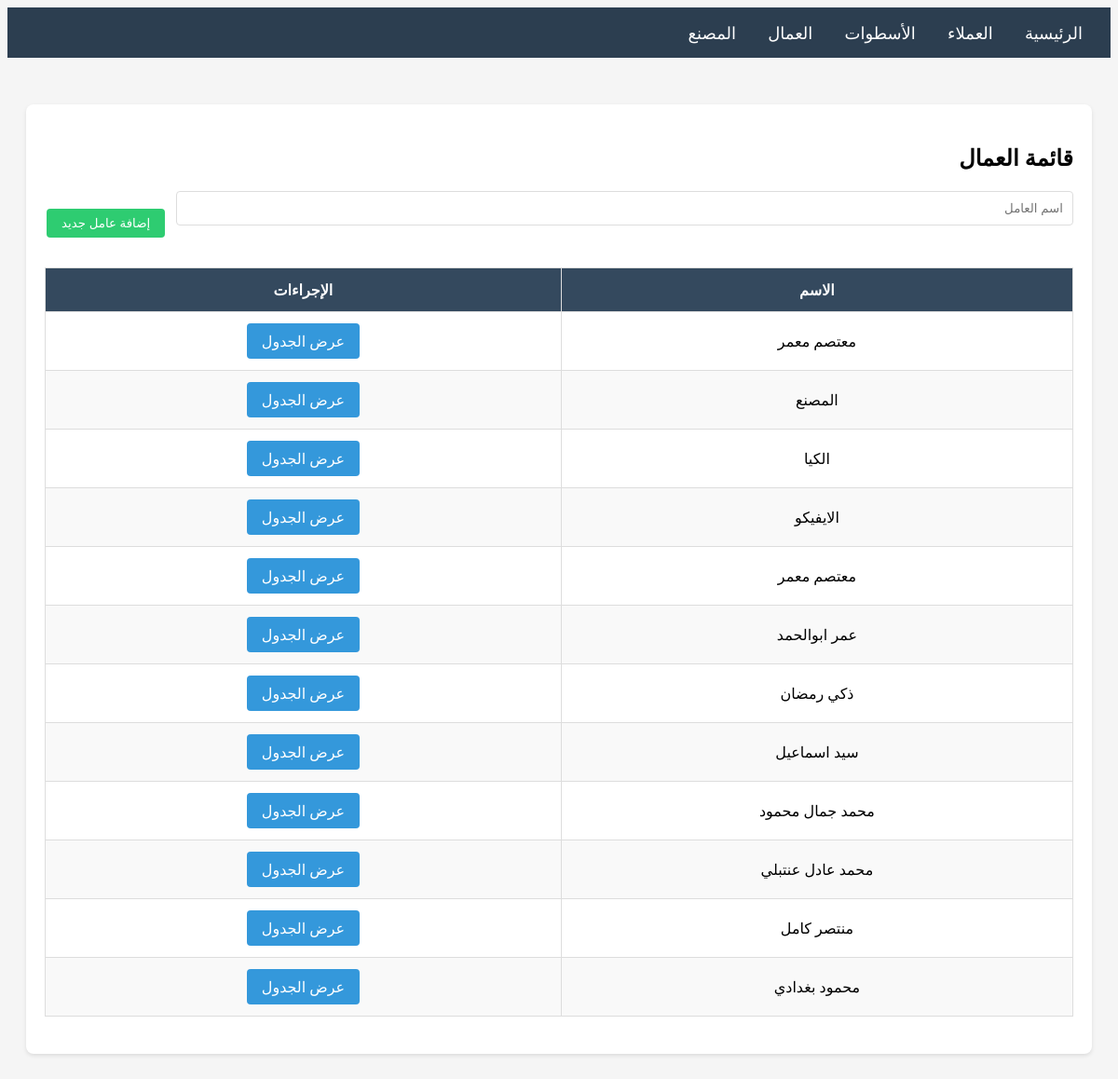
Page /workers/ on the committed database.
### main/models.py (models this page shows, shortened)
class Worker(models.Model):
    name = models.CharField(max_length=200, verbose_name='اسم العامل')
    created_at = models.DateTimeField(auto_now_add=True)
    class Meta:
        verbose_name = 'عامل'
        verbose_name_plural = 'العمال'
        ordering = ['-created_at']

### main/views.py (the view)
# urls.py: path('workers/', views.worker_list, name='worker_list'),
def worker_list(request):
    workers = Worker.objects.all()
    if request.method == 'POST':
        form = WorkerForm(request.POST)
        if form.is_valid():
            form.save()
            messages.success(request, 'تم إضافة العامل بنجاح')
            return redirect('worker_list')
    else:
        form = WorkerForm()
    return render(request, 'main/worker_list.html', {'workers': workers, 'form': form})

### main/forms.py
class WorkerForm(forms.ModelForm):
    class Meta:
        model = Worker
        fields = ['name']
        widgets = {
            'name': forms.TextInput(attrs={'class': 'form-control', 'placeholder': 'اسم العامل'}),
        }

### main/templates/main/worker_list.html (shortened to what this page needs)
{% extends 'main/base.html' %}
{% block content %}
<div class="card">
    <h2>قائمة العمال</h2>
    <form method="POST" style="margin-bottom: 30px;">
        <div style="display: flex; gap: 10px; align-items: end;">
            <div class="form-group" style="flex: 1;">
                {{ form.name }}
            </div>
            <button type="submit" class="btn btn-success">إضافة عامل جديد</button>
        </div>
    </form>
    <div class="table-container">
        <table>
            <thead>
                <tr>
                    <th>الاسم</th>
                    <th>الإجراءات</th>
                </tr>
            </thead>
            <tbody>
                {% for worker in workers %}
                <tr>
                    <td>{{ worker.name }}</td>
                    <td>
                        <a href="{% url 'worker_detail' worker.pk %}" class="btn btn-primary">عرض الجدول</a>
                    </td>
                </tr>
                {% empty %}
                <tr>
                    <td colspan="2" style="text-align: center;">لا يوجد عمال حالياً</td>
                </tr>
                {% endfor %}
            </tbody>
        </table>
    </div>
</div>
{% endblock %}

### static/css/style.css (style rules this page uses)
body { direction: rtl; text-align: right; font-family: 'Segoe UI', Tahoma, Geneva, Verdana, sans-serif; background-color: #f5f5f5; }
.card { background: white; border-radius: 8px; padding: 20px; margin-bottom: 20px; box-shadow: 0 2px 4px rgba(0,0,0,0.1); }
.table-container { overflow-x: auto; margin: 20px 0; }
table { width: 100%; border-collapse: collapse; background: white; }
table th { background-color: #34495e; color: white; padding: 12px; text-align: center; border: 1px solid #ddd; }
table td { padding: 10px; text-align: center; border: 1px solid #ddd; }
table tr:nth-child(even) { background-color: #f9f9f9; }
.btn { padding: 8px 16px; border: none; border-radius: 4px; cursor: pointer; text-decoration: none; display: inline-block; margin: 2px; }
.btn-primary { background-color: #3498db; color: white; }
.btn-success { background-color: #2ecc71; color: white; }
.form-group { margin-bottom: 15px; }
.form-control { width: 100%; padding: 10px; border: 1px solid #ddd; border-radius: 4px; box-sizing: border-box; }

### rows in the picture
Worker: name "معتصم معمر"
Worker: name "المصنع"
Worker: name "الكيا"
Worker: name "الايفيكو"
Worker: name "معتصم معمر"
Worker: name "عمر ابوالحمد"
Worker: name "ذكي رمضان"
Worker: name "سيد اسماعيل"
Worker: name "محمد جمال محمود"
Worker: name "محمد عادل عنتبلي"
Worker: name "منتصر كامل"
Worker: name "محمود بغدادي"
